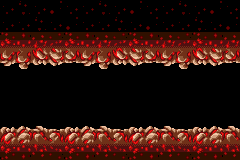

The image is a tile-based game level rendered from a .tmx file. Its description and complete source (layers, tilesets, objects, tile grids) follow:
An orthogonal 15x10 tile map with 16x16 px tiles, 1 tile layer (Livello tile 1).

<map version="1.10" tiledversion="1.10.2" orientation="orthogonal" renderorder="right-down" width="15" height="10" tilewidth="16" tileheight="16" infinite="0" nextlayerid="2" nextobjectid="1">
 <tileset firstgid="1" source="fg_tileset.tsx" />
 <layer id="1" name="Livello tile 1" width="15" height="10">
  <data encoding="csv">
1073742004,1073741987,1073741988,1073741971,1073742003,1073742004,1073741987,1073741988,1073741971,1073742003,1073742004,1073741987,1073741988,1073741971,1073742003,
1073742003,1073742004,1073741987,1073741988,1073741971,1073742003,1073742004,1073741987,1073741988,1073741971,1073742003,1073742004,1073741987,1073741988,1073741971,
1073741954,1073741955,1073741956,1073741957,1073741954,1073741955,1073741956,1073741957,1073741954,1073741955,1073741956,1073741957,1073741954,1073741955,1073741956,
99,100,101,102,36,99,100,101,102,36,99,100,101,102,36,
115,116,117,118,0,115,116,117,118,0,115,116,117,118,0,
0,0,0,0,0,0,0,0,0,0,0,0,0,0,0,
0,0,0,0,0,0,0,0,0,0,0,0,0,0,0,
3,4,5,6,3,4,5,6,3,4,5,6,3,4,5,
19,20,21,22,19,20,21,22,19,20,21,22,19,20,21,
130,131,132,133,130,131,132,133,130,131,132,133,130,131,132
</data>
 </layer>
</map>
